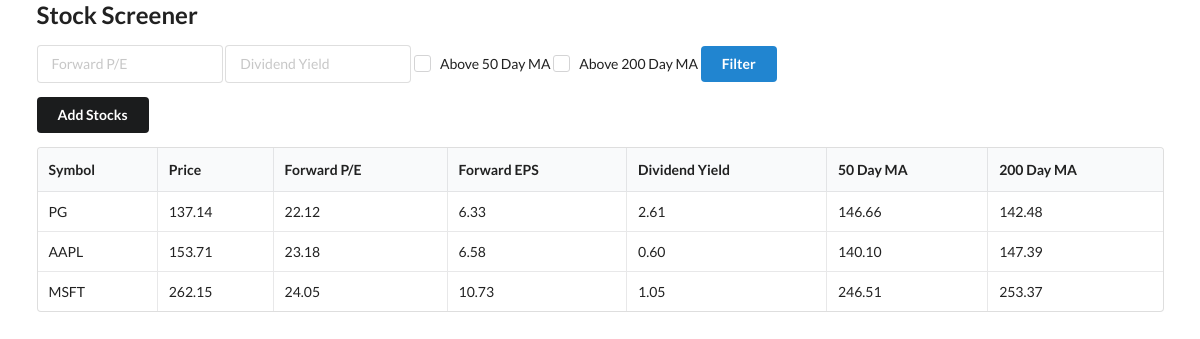
The page / on the database its author committed.
### models.py (models this page shows)
class Stock(Base):
    __tablename__ = "stocks"
    id = Column(Integer, primary_key=True, index=True)
    symbol = Column(String, unique=True, index=True)
    price = Column(Numeric(10, 2))
    forward_pe = Column(Numeric(10, 2))
    forward_eps = Column(Numeric(10, 2))
    dividend_yield = Column(Numeric(10, 2))
    ma50 = Column(Numeric(10, 2))
    ma200 = Column(Numeric(10, 2))

### main.py (the view)
@app.get("/")
def home(request: Request, forward_pe = None, dividend_yield = None, ma50 = None, ma200 = None, db: Session = Depends(get_db)):
    stocks = db.query(models.Stock)
    if forward_pe:
        stocks = stocks.filter(models.Stock.forward_pe < forward_pe)
    if dividend_yield:
        stocks = stocks.filter(models.Stock.dividend_yield > dividend_yield)
    if ma50:
        stocks = stocks.filter(models.Stock.price > models.Stock.ma50)
    if ma200:
        stocks = stocks.filter(models.Stock.price > models.Stock.ma200)
    stocks = stocks.all()
    print(stocks)
    return templates.TemplateResponse("home.html", {
        "request": request,
        "stocks": stocks,
        "dividend_yield": dividend_yield,
        "forward_pe": forward_pe,
        "ma200": ma200,
        "ma50": ma50
    })

### templates/home.html (shortened to what this page needs)
{% extends "layout.html" %}
{% block content %}
<form>
    <div class="ui input">
        <input name="forward_pe" type="text" placeholder="Forward P/E" value="{{ forward_pe or '' }}">
    </div>
    <div class="ui input">
        <input name="dividend_yield" type="text" placeholder="Dividend Yield" value="{{ dividend_yield or '' }}">
    </div>
    <div class="ui checkbox">
        <label>Above 50 Day MA</label>
    </div>
    <div class="ui checkbox">
        <label>Above 200 Day MA</label>
    </div>
    <button class="ui primary button" type="submit">
        Filter
    </button>
</form>
<button id="add_symbol" class="ui button secondary">
    Add Stocks
</button>
<table class="ui celled table">
    <thead>
        <tr>
            <th>Symbol</th>
            <th>Price</th>
            <th>Forward P/E</th>
            <th>Forward EPS</th>
            <th>Dividend Yield</th>
            <th>50 Day MA</th>
            <th>200 Day MA</th>
        </tr>
    </thead>
    <tbody>
        {% for stock in stocks %}
        <tr>
            <td>{{ stock.symbol }}</td>
            <td>{{ stock.price }}</td>
            <td>{{ stock.forward_pe }}</td>
            <td>{{ stock.forward_eps }}</td>
            <td>{{ stock.dividend_yield }}</td>
            <td>{{ stock.ma50 }}</td>
            <td>{{ stock.ma200 }}</td>
        </tr>
        {% endfor %}
    </tbody>
</table>
{% endblock %}

### templates/layout.html (shortened to what this page needs)
<html>
    <head>
        <link rel="stylesheet" href="https://cdn.jsdelivr.net/npm/semantic-ui@2.5.0/dist/semantic.min.css">
    </head>
    <body>
        <div class="ui container">
            <h2>Stock Screener</h2>
            {% block content %}
            {% endblock %}
        </div>
    </body>
</html>

### rows shown on the page
Stock: symbol "PG", price "137.14", forward_pe "22.12", forward_eps "6.33", dividend_yield "2.61", ma50 "146.66", ma200 "142.48"
Stock: symbol "AAPL", price "153.71", forward_pe "23.18", forward_eps "6.58", dividend_yield "0.60", ma50 "140.10", ma200 "147.39"
Stock: symbol "MSFT", price "262.15", forward_pe "24.05", forward_eps "10.73", dividend_yield "1.05", ma50 "246.51", ma200 "253.37"
